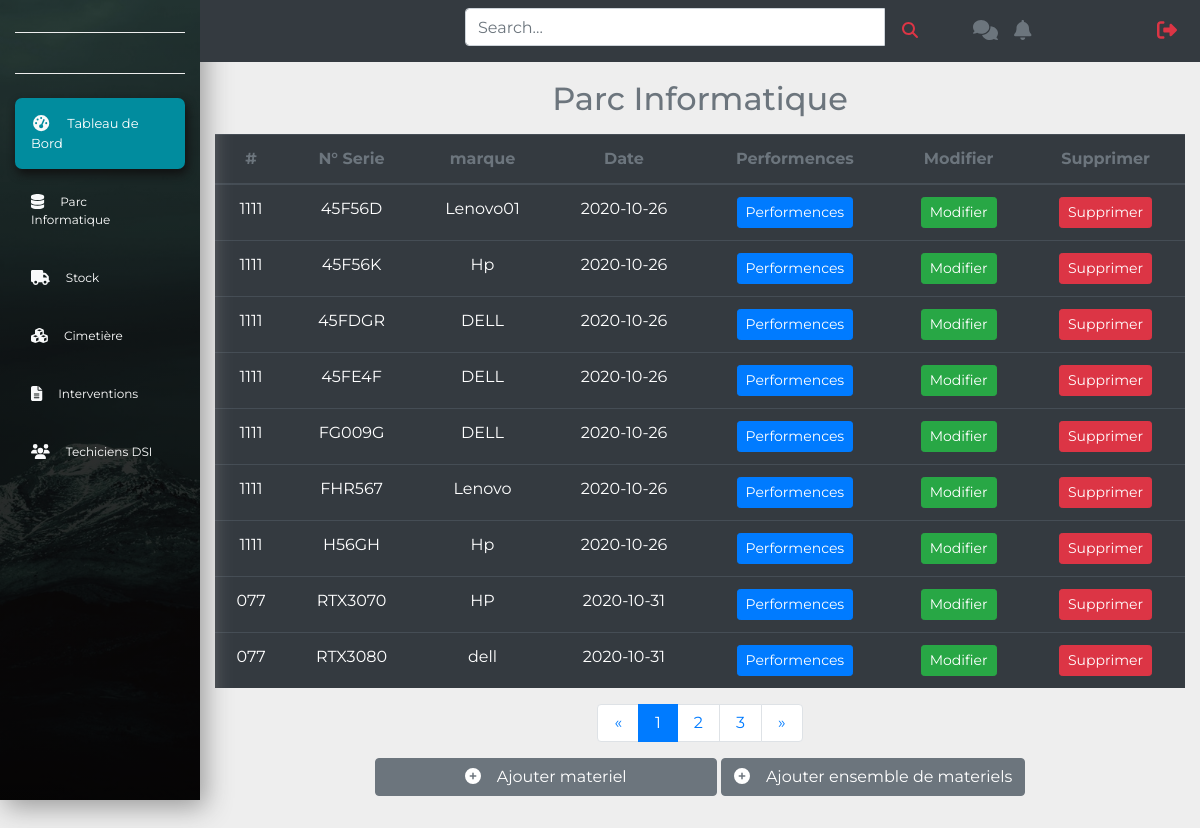
Page /Admin/parcInfo.php on the committed database.
### tables this page shows
CREATE TABLE IF NOT EXISTS `materiel` (
  `M_id` varchar(50) NOT NULL,
  `id` varchar(24) NOT NULL,
  `marque` text NOT NULL,
  `Mname` text NOT NULL,
  `cpu` text NOT NULL,
  `ram` text NOT NULL,
  `Tram` text NOT NULL,
  `disk` text NOT NULL,
  `Tdisk` text NOT NULL,
  `Dplus` text NOT NULL,
  `date` date NOT NULL,
  PRIMARY KEY (`M_id`)
);

### Admin/parcInfo.php (the view, shortened to what this page needs)
<?php
include('security.php');
include('includes/header.php');
include('includes/navbar.php');
?>
    <?php
      $query = "SELECT M_id,id,marque,Mname,cpu,ram,Tram,disk,Tdisk,Dplus,date FROM materiel ";
      $query_run = mysqli_query($connection, $query);
    ?>
    <section>
      <div class="container-fluid">
        <div class="row mb-5 mt-5">
          <div class="col-xl-10 col-lg-9 col-md-8 ml-auto">
            <div class="row align-items-center">
              <div class="col-xl-12 col-12 mb-4 mb-xl-0">
                <h2 class="text-muted text-center mb-3 mt-3">Parc Informatique</h2>
                <table class="table table-dark table-hover text-center" id="machine_table">
                  <thead>
                    <tr class="text-muted">
                      <th>#</th>
                      <th>N° Serie</th>
                      <th>marque</th>
                      <th>Date</th>
                      <th>Performences</th>
                      <th>Modifier</th>
                      <th>Supprimer</th>
                    </tr>
                  </thead>
                  <tbody>
                  <?php
                        if(mysqli_num_rows($query_run) > 0)
                         {
                           while($row = mysqli_fetch_assoc($query_run))
                            {
                     ?>
                      <tr>
                         <td><?php echo $row['id']; ?></td>
                         <td><?php echo $row['M_id']; ?></td>
                         <td><?php echo $row['marque']; ?></td>
                         <td><?php echo $row['date']; ?></td>
                         <td>
                         <button type="button" class="btn btn-primary btn-sm" data-toggle="modal" data-target="#exampleModalCenter<?php echo $row['M_id']; ?>">Performences</button>
                         </td>
                         <td>
                           <form action="edit_materiel.php" method="POST">
                             <button type="submit" class="btn btn-success btn-sm" name="edit_bt">Modifier</button>
                           </form>
                         </td>
                         <td>
                         <form action="code.php" method="POST">
                          <button type="submit" class="btn btn-danger btn-sm" name="delete">Supprimer</button>
                        </form>
                         </td>
                      </tr>
                     <?php
                            }
                         }
                         else{
                         echo '<div class="alert alert-danger col" role="alert"> Aucun materiel trouvé </div>';
                         }
                     ?>
                     </tbody>
                   </table>
                <nav>
                  <ul class="pagination justify-content-center">
                    <li class="page-item">
                      <a href="#" class="page-link py-2 px-3">
                        <span>&laquo;</span>
                      </a>
                    </li>
                    <li class="page-item active">
                      <a href="#" class="page-link py-2 px-3">
                        1
                      </a>
                    </li>
                    <li class="page-item">
                      <a href="#" class="page-link py-2 px-3">
                        2
                      </a>
                    </li>
                    <li class="page-item">
                      <a href="#" class="page-link py-2 px-3">
                        3
                      </a>
                    </li>
                    <li class="page-item">
                      <a href="#" class="page-link py-2 px-3">
                        <span>&raquo;</span>
                      </a>
                    </li>
                  </ul>
                </nav>
                <div style="text-align:center;">
                <button type="submit" class="btn btn-secondary " style="padding-left:89px; padding-right:89px;"><a href="ajoutmateriel.php"><span class="fa fa-plus-circle mr-3 "></span>Ajouter materiel</a></button>
                <button type="submit" class="btn btn-secondary" ><a href="ajout_ensemble_materiel.php "> <span class="fa fa-plus-circle mr-3 "></span>Ajouter ensemble de materiels</a></button>
                </div>
            </div>
          </div>
        </div>
      </div>
    </section>
<?php
include('includes/footer.php');
?>

### css/style.css (style rules this page uses)
body { font-family: 'Montserrat', sans-serif; background-color: #eee; }
a { text-decoration: none; color: white; }

### rows in the picture
materiel: id "1111", M_id "45F56D", marque "Lenovo01", date "2020-10-26"
materiel: id "1111", M_id "45F56K", marque "Hp", date "2020-10-26"
materiel: id "1111", M_id "45FDGR", marque "DELL", date "2020-10-26"
materiel: id "1111", M_id "45FE4F", marque "DELL", date "2020-10-26"
materiel: id "1111", M_id "FG009G", marque "DELL", date "2020-10-26"
materiel: id "1111", M_id "FHR567", marque "Lenovo", date "2020-10-26"
materiel: id "1111", M_id "H56GH", marque "Hp", date "2020-10-26"
materiel: id "077", M_id "RTX3070", marque "HP", date "2020-10-31"
materiel: id "077", M_id "RTX3080", marque "dell", date "2020-10-31"
